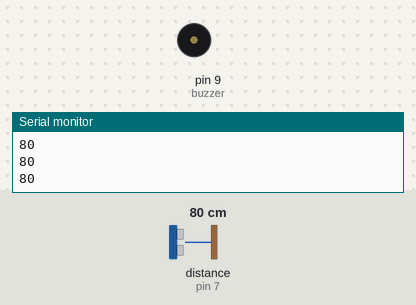
This sketch was run on a simulated Arduino Uno, built with avr-gcc and run on an emulated ATmega328P. On the bench: buzzer (waves = sounding, pin HIGH), the last lines printed to the serial monitor. Wiring (inferred from the names in the program): ultrasonic range finder: trigger pin 6; echo pin 7. Inputs (shaded band) come from the test bench; at power-on: distance to the obstacle (sensor on pin 7) 80 cm. The echo pulse lasts 58.3 µs per cm; pins used as bus, display or sensor lines are not drawn.

Above: at 1.2 s.
1.3 s: distance to the obstacle (sensor on pin 7) set to 19 cm
2.8 s: distance to the obstacle (sensor on pin 7) set to 14 cm
At 3.8 s:
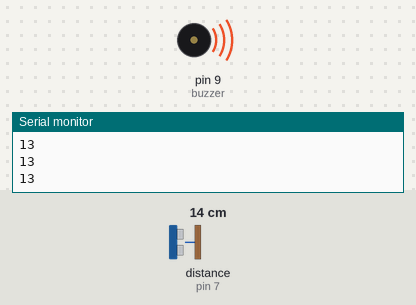
4.3 s: distance to the obstacle (sensor on pin 7) set to 18 cm
At 4.8 s:
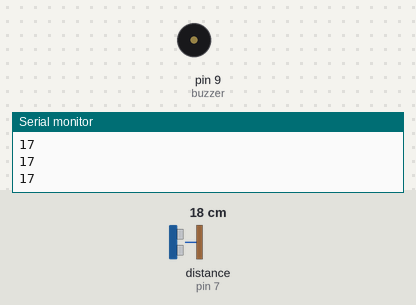
5.8 s: distance to the obstacle (sensor on pin 7) set to 2 cm
At 7.2 s:
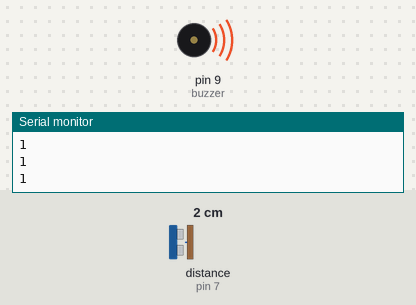
Timing chart, 0 to 8.3 s (numbered marks = the images above; inputs shaded):
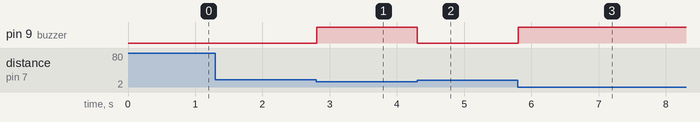

Measured:
- the behaviour switches between 17 and 16 cm on distance to the obstacle (sensor on pin 7) (found by bisection; images 0 and 1)
- after the input at 2.8 s, pin 9 (buzzer): LOW → HIGH at once
- after the input at 4.3 s, pin 9 (buzzer): HIGH → LOW at once
- after the input at 5.8 s, pin 9 (buzzer): LOW → HIGH at once

The sketch:

Blind_stick.ino
```cpp
int trig= 6;
int echo=7;
int buzzer=9;
long distanceincm;
long timeinmicro;
void setup() {
  // put your setup code here, to run once:
pinMode(6,OUTPUT);
pinMode(7,INPUT);
pinMode(buzzer,OUTPUT);
Serial.begin(9600);
}

void loop() {
  // put your main code here, to run repeatedly:
digitalWrite(trig,LOW);
delayMicroseconds(2);
digitalWrite(trig,HIGH);
delayMicroseconds(10);
digitalWrite(trig,LOW);
timeinmicro = pulseIn(echo,HIGH);
distanceincm =((timeinmicro/29)/2);
Serial.println(distanceincm);
if(distanceincm<=15){
 digitalWrite(buzzer,HIGH);
}
else{
  digitalWrite(buzzer,LOW);
}
}
```
